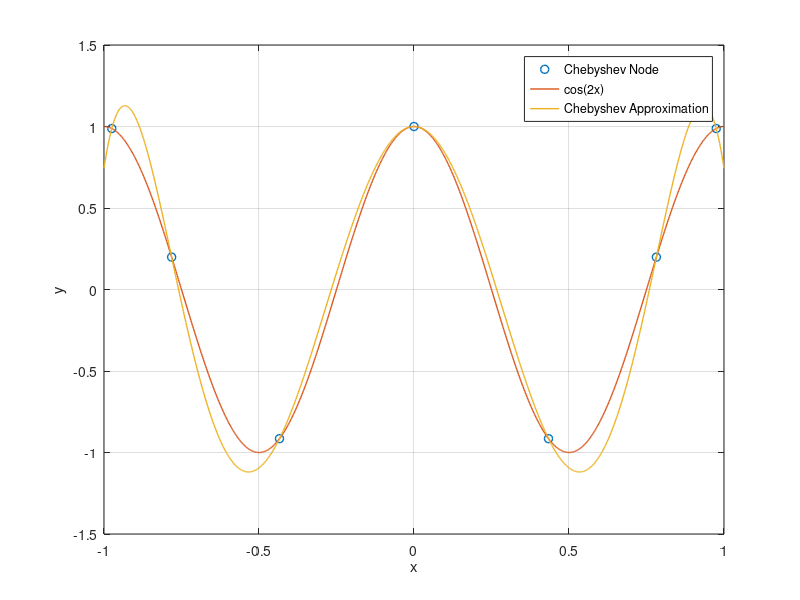

Reproduce this figure in MATLAB.
% -----------------------------------------------------------
% WP : orthogonal and periodical basis functions
% Purpose: approximate cos(2x) and cos(4x) using Chebyshev
% file : exercise3.m
% author: Cesare De Cal
% -----------------------------------------------------------

cosMultiplier = 2;

% Function given by exercise. Tweak cosMultiplier above
func = @(multiplier, x) cos(multiplier*x);

% Chebyshev compact-form formula
chebyshevFunction = @(i, x) cos(i*acos(x));

degree = 6;
nrOfPoints = degree + 1;

% Calculate roots of Chebyshev polynomial
roots = 1:nrOfPoints;
for index = 1:nrOfPoints
    cosNumerator = (2*index-1)*pi;
    cosDenominator = 2*nrOfPoints;
    roots(index) = cos(cosNumerator/cosDenominator);
end

% Calculate coefficients of Chebyshev polynomial
% Rescale interval from [-pi, pi] to [-1, 1] by
% multiplying argument by pi
coefficients = 1:nrOfPoints;
for j = 1:nrOfPoints
    % Sum
    sum = 0;
    for k = 1:nrOfPoints
        root = roots(k);
        functionEvaluation = func(cosMultiplier, pi*root);
        chebyRes = chebyshevFunction(j-1, root);
        sum = sum + functionEvaluation*chebyRes;
    end
    coefficients(j) = (2/nrOfPoints)*sum;
end

% Calculate associated y values for roots
rootsY = cos(cosMultiplier*pi*roots);

% Compute Y points
nrGraphXPoints = 1000;
computedYValues = 1:nrGraphXPoints;
x = linspace(-1,1,nrGraphXPoints);
firstCoeff = coefficients(1)/2;
for r = 1:nrGraphXPoints
    point = x(r);
    sum = 0;
	for j = 1:nrOfPoints
        coefficient = coefficients(j);
        chebyRes = chebyshevFunction(j-1, point);
		sum = sum + coefficient*chebyRes;
    end
	computedYValues(r) = sum - firstCoeff;
end

'Chebyshev polynomial roots:'
roots'

'Chebyshev polynomial coefficients:'
coefficients'

'Y values of root:'
rootsY'

% Plotting
% Roots
plot(roots, rootsY, 'o', 'LineWidth', 1)
hold on
% Actual function
plot(x, func(cosMultiplier, pi*x), 'LineWidth', 1)
hold on
% Chebyshev Polynomial Approximation
plot(x, computedYValues, 'LineWidth', 1)
hold off
axis([-1 1 -1.5 1.5])
grid on
legend( 'Chebyshev Node', 'cos(2x)', 'Chebyshev Approximation');
ylabel('y')
xlabel('x')